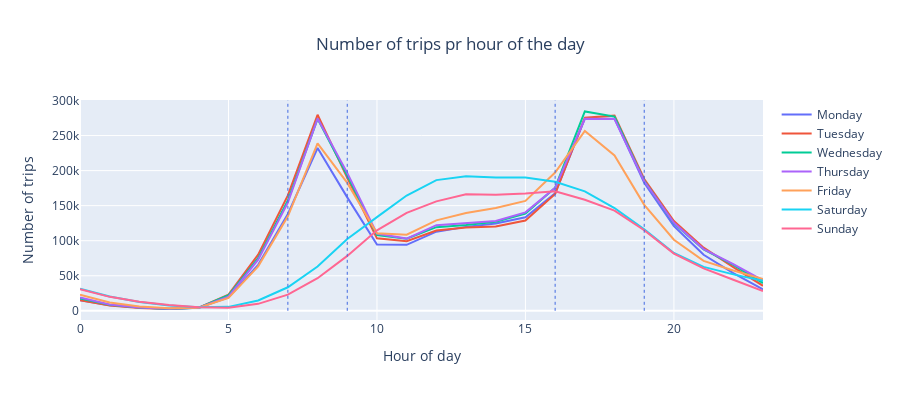

Notebook code cell kept with this figure:
### Markdown cell above
When examining the weekly distribution of bike usage, we see that the number of trips is noticeably higher on weekdays compared to weekends.  
This pattern suggests that a large share of the trips are likely related to commuting or other routine weekday activities.

To further investigate this trend, we also look at how bike usage is distributed throughout the day.  
By analyzing the hourly patterns, we can determine whether there are clear morning and afternoon peaks consistent with typical commuting behaviour.

### Code cell
# Plotting the pickups in hourly intervals for every day of the week
fig = go.Figure()
for i, weekday in enumerate(days):
    weekdata = pickups_and_dropoffs[pickups_and_dropoffs['weekday'] == i]
    grouped_data = weekdata.groupby(weekdata.index.hour).sum()[["pickups", "dropoffs"]]


    index = grouped_data.index
    pickups = grouped_data['pickups']
    fig.add_trace(go.Scatter(x=index, y=pickups, mode='lines', name=f'{weekday}'))

fig.update_layout(title='Number of trips pr hour of the day', xaxis_title='Hour of day', yaxis_title='Number of trips', title_x=0.5, width=900,  height=400)

for time in [7, 9, 16, 19]:
    fig.add_shape(type="line", x0=time, y0=0, x1=time, y1=300000, line=dict(color="RoyalBlue", width=1, dash="dot"))
fig.show()

### Figure 1 — Plotly figure (JSON) as saved in the notebook; plotly's stock layout.template omitted (floating-point values rounded to 4 significant figures)
{"data": [{"mode": "lines", "name": "Monday", "type": "scatter", "x": [0, 1, 2, 3, 4, 5, 6, 7, 8, 9, 10, 11, 12, 13, 14, 15, 16, 17, 18, 19, 20, 21, 22, 23], "y": [15010.0, 7910.0, 4701.0, 2983.0, 4313.0, 19290.0, 65520.0, 138100.0, 232200.0, 161800.0, 94490.0, 94080.0, 112900.0, 119700.0, 124400.0, 133500.0, 167700.0, 274100.0, 274100.0, 182700.0, 120900.0, 79990.0, 53800.0, 30480.0]}, {"mode": "lines", "name": "Tuesday", "type": "scatter", "x": [0, 1, 2, 3, 4, 5, 6, 7, 8, 9, 10, 11, 12, 13, 14, 15, 16, 17, 18, 19, 20, 21, 22, 23], "y": [15130.0, 7403.0, 3976.0, 2562.0, 4561.0, 22970.0, 80020.0, 164700.0, 279700.0, 189800.0, 103400.0, 99350.0, 114500.0, 118800.0, 120200.0, 128800.0, 166600.0, 275500.0, 278400.0, 188000.0, 128100.0, 90030.0, 62370.0, 35680.0]}, {"mode": "lines", "name": "Wednesday", "type": "scatter", "x": [0, 1, 2, 3, 4, 5, 6, 7, 8, 9, 10, 11, 12, 13, 14, 15, 16, 17, 18, 19, 20, 21, 22, 23], "y": [17660.0, 8437.0, 4556.0, 2689.0, 4452.0, 22170.0, 75160.0, 157200.0, 273800.0, 193100.0, 108200.0, 102800.0, 119300.0, 122500.0, 127000.0, 138800.0, 175600.0, 284400.0, 277100.0, 185300.0, 124700.0, 87610.0, 65500.0, 39590.0]}, {"mode": "lines", "name": "Thursday", "type": "scatter", "x": [0, 1, 2, 3, 4, 5, 6, 7, 8, 9, 10, 11, 12, 13, 14, 15, 16, 17, 18, 19, 20, 21, 22, 23], "y": [19070.0, 8917.0, 4575.0, 2871.0, 4391.0, 20240.0, 72970.0, 154200.0, 274200.0, 196700.0, 110100.0, 103000.0, 122100.0, 125200.0, 128000.0, 140400.0, 175500.0, 273800.0, 273500.0, 184800.0, 125600.0, 88060.0, 66430.0, 43410.0]}, {"mode": "lines", "name": "Friday", "type": "scatter", "x": [0, 1, 2, 3, 4, 5, 6, 7, 8, 9, 10, 11, 12, 13, 14, 15, 16, 17, 18, 19, 20, 21, 22, 23], "y": [22780.0, 11830.0, 6215.0, 3670.0, 4403.0, 18270.0, 63370.0, 134800.0, 238700.0, 182500.0, 110500.0, 108500.0, 129000.0, 139500.0, 146700.0, 156800.0, 197200.0, 256700.0, 221600.0, 151200.0, 101400.0, 71150.0, 57420.0, 45400.0]}, {"mode": "lines", "name": "Saturday", "type": "scatter", "x": [0, 1, 2, 3, 4, 5, 6, 7, 8, 9, 10, 11, 12, 13, 14, 15, 16, 17, 18, 19, 20, 21, 22, 23], "y": [31610.0, 20420.0, 12530.0, 7531.0, 5230.0, 5599.0, 14780.0, 33550.0, 63130.0, 102400.0, 133600.0, 164400.0, 186500.0, 192000.0, 190000.0, 190000.0, 184100.0, 170400.0, 146600.0, 116100.0, 82410.0, 62640.0, 51940.0, 42860.0]}, {"mode": "lines", "name": "Sunday", "type": "scatter", "x": [0, 1, 2, 3, 4, 5, 6, 7, 8, 9, 10, 11, 12, 13, 14, 15, 16, 17, 18, 19, 20, 21, 22, 23], "y": [30710.0, 19890.0, 12820.0, 8328.0, 5073.0, 4184.0, 9918.0, 23050.0, 46480.0, 78280.0, 114800.0, 139700.0, 156100.0, 166100.0, 165600.0, 167400.0, 170500.0, 158300.0, 142900.0, 114900.0, 81660.0, 60430.0, 44310.0, 28220.0]}], "layout": {"height": 400, "shapes": [{"line": {"color": "RoyalBlue", "dash": "dot", "width": 1}, "type": "line", "x0": 7, "x1": 7, "y0": 0, "y1": 300000}, {"line": {"color": "RoyalBlue", "dash": "dot", "width": 1}, "type": "line", "x0": 9, "x1": 9, "y0": 0, "y1": 300000}, {"line": {"color": "RoyalBlue", "dash": "dot", "width": 1}, "type": "line", "x0": 16, "x1": 16, "y0": 0, "y1": 300000}, {"line": {"color": "RoyalBlue", "dash": "dot", "width": 1}, "type": "line", "x0": 19, "x1": 19, "y0": 0, "y1": 300000}], "title": {"text": "Number of trips pr hour of the day", "x": 0.5}, "width": 900, "xaxis": {"title": {"text": "Hour of day"}}, "yaxis": {"title": {"text": "Number of trips"}}}}
